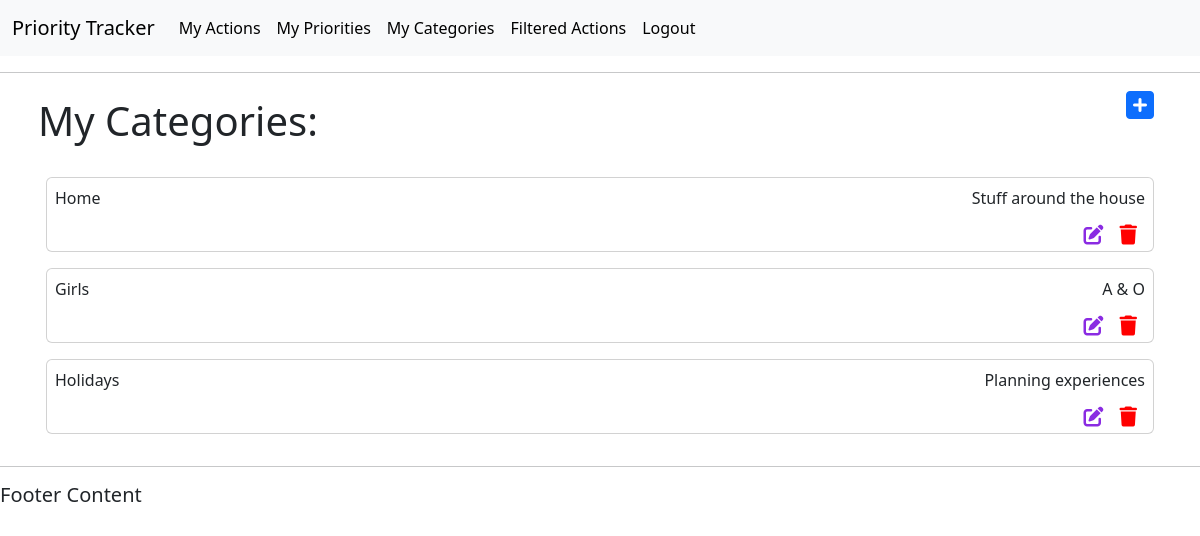
Page /categories/ (signed in) on the committed database.
### actions/models.py (models this page shows, shortened)
class Category(models.Model):
    title = models.CharField(max_length=50, null=False, blank=False)
    description = models.CharField(max_length=150)
    user = models.ForeignKey(
        settings.AUTH_USER_MODEL, on_delete=models.CASCADE, related_name="categories", null=True)

### actions/views.py (the view)
# urls.py: path('categories/', views.get_categories_list, name='get_categories_list'),
@login_required(login_url='login')
def get_categories_list(request):
    categories = Category.objects.all()
    context = {
        "categories": categories
    }
    return render(request, 'actions/categories_list.html', context)

### actions/templates/actions/categories_list.html (shortened to what this page needs)
{% extends 'actions/main.html' %}
{% block content %}
<body>
    <div class="container d-flex p-2 justify-content-between flex-row bd-highlight">
        <h1>My Categories:</h1>
        <a class="fa-solid fa-2xl p-2 fa-square-plus" role="button" href="/add-category/"></a>
    </div>
    <div class="container d-flex p-2 flex-column bd-highlight">
    {% for category in user.categories.all %}
    <div class="d-flex p-2 flex-column bd-highlight">
        <div class="p-2 card bd-highlight">
            <div class="d-flex justify-content-between flex-row bd-highlight">
                <p class="bd-highlight">{{ category.title }}</p>
                <p class="bd-highlight">{{ category.description }}</p>
            </div>
            <div class="icon-outer-container">
                <div class="icon-container d-flex justify-content-end">
                    <div class="d-flex justify-content-end col-12">
                        <a class="fa-solid fa-lg p-2 fa-pen-to-square" role="button" href="{% url 'update_category' category.id %}"></a>
                        <a class="fa-solid fa-lg p-2 fa-trash" role="button" href="{% url 'delete_category' category.id %}"></a>
                    </div>
                </div>
            </div>
        </div>
    </div>
        {% endfor %}
    </div>
</body>
{% endblock %}

### static/css/style.css (style rules this page uses)
.fa-pen-to-square { color: blueviolet; }
.fa-trash { color: red; }
a { text-decoration: none; }

### rows in the picture
Category: title "Home", description "Stuff around the house"
Category: title "Girls", description "A & O"
Category: title "Holidays", description "Planning experiences"
